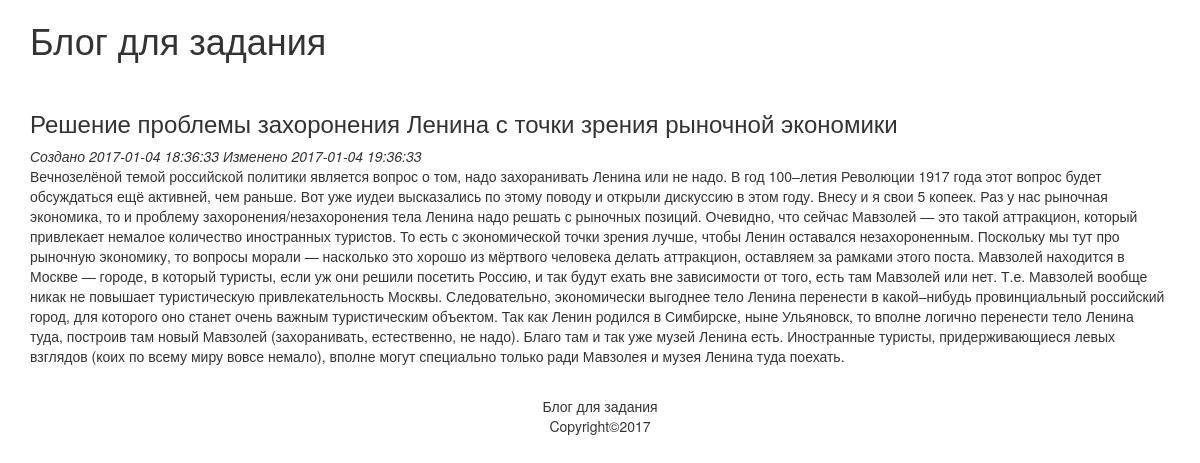
Screenshot of /article.php?id=15 with the database file from the repository.
### tables this page shows
CREATE TABLE `articles` (
  `id` int(11) NOT NULL,
  `title` varchar(255) NOT NULL,
  `content` text NOT NULL,
  `data_created` timestamp NOT NULL DEFAULT CURRENT_TIMESTAMP ON UPDATE CURRENT_TIMESTAMP,
  `data_updated` datetime DEFAULT NULL
);

### article.php (called while the page is built)
<?php
    require_once("database.php");
    require_once("models/articles.php");
    $link = db_connect();
    $article = articles_get($link, $_GET['id']);
    include("views/article.php");

### models/articles.php (called while the page is built, shortened)
<?php
function articles_get($link, $id_article)
{
    $query = sprintf("SELECT * FROM articles WHERE id=%d", (int)$id_article);
    $result = mysqli_query($link, $query);
    $article = mysqli_fetch_assoc($result);
    return $article;
}

### views/article.php (the view, shortened to what this page needs)
<!DOCTYPE html>
<html>
    <head>
        <link rel="stylesheet" href="style.css">
        <link rel="stylesheet" href="https://maxcdn.bootstrapcdn.com/bootstrap/3.3.7/css/bootstrap.min.css">
        </head>
    <body>
        <div class="container">
            <h1>Блог для задания</h1>
            <div>
                <div class="article">
                    <h3><?=$article['title']?></h3>
                    <em>Создано <?=$article['data_created']?></em>
                    <em>Изменено <?=$article['data_updated']?></em>
                    <p><?=$article['content']?></p>
                </div>
                </div>
            </div>
                <footer>
            <p>Блог для задания<br>Copyright&copy;2017</p></footer>
            </body>
</html>

### style.css (style rules this page uses)
body { color: red; }
footer { text-align: center; }
.article { margin-top: 50px; margin-bottom: 30px; }

### rows the page displays
articles: title "Решение проблемы захоронения Ленина с точки зрения рыночной экономики", data_created "2017-01-04 18:36:33", data_updated "2017-01-04 19:36:33", content "Вечнозелёной темой российской политики является вопрос о том, надо захоранивать Ленина или не надо. В год 100–летия Революции 1917 года этот вопрос будет обсуждаться ещё активней, чем раньше. Вот уже иудеи высказались по этому поводу и открыли дискуссию в этом году. Внесу и я свои 5 копеек. Раз у нас рыночная экономика, то и проблему захоронения/незахоронения тела Ленина надо решать с рыночных позиций. Очевидно, что сейчас Мавзолей — это такой аттракцион, который привлекает немалое количество иностранных туристов. То есть с экономической точки зрения лучше, чтобы Ленин оставался незахороненным. Поскольку мы тут про рыночную экономику, то вопросы морали — насколько это хорошо из мёртвого…"
